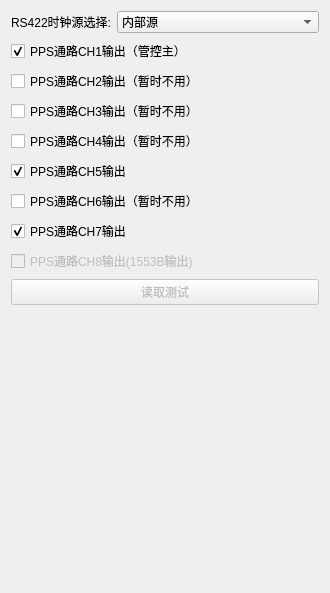
                 <widget class="QWidget" name="page">
                  <property name="geometry">
                   <rect>
                    <x>0</x>
                    <y>0</y>
                    <width>330</width>
                    <height>593</height>
                   </rect>
                  </property>
                  <attribute name="label">
                   <string> PPS分发配置</string>
                  </attribute>
                  <layout class="QVBoxLayout" name="verticalLayout_14">
                   <item>
                    <layout class="QFormLayout" name="formLayout_3">
                     <item row="0" column="0">
                      <widget class="QLabel" name="label_14">
                       <property name="text">
                        <string>RS422时钟源选择:</string>
                       </property>
                      </widget>
                     </item>
                     <item row="0" column="1">
                      <widget class="QComboBox" name="comboBox">
                       <property name="currentIndex">
                        <number>0</number>
                       </property>
                       <item>
                        <property name="text">
                         <string>内部源</string>
                        </property>
                       </item>
                       <item>
                        <property name="text">
                         <string>外部源</string>
                        </property>
                       </item>
                      </widget>
                     </item>
                    </layout>
                   </item>
                   <item>
                    <widget class="QCheckBox" name="checkBox_PPSch1">
                     <property name="text">
                      <string>PPS通路CH1输出（管控主）</string>
                     </property>
                     <property name="checked">
                      <bool>true</bool>
                     </property>
                    </widget>
                   </item>
                   <item>
                    <widget class="QCheckBox" name="checkBox_PPSch2">
                     <property name="enabled">
                      <bool>true</bool>
                     </property>
                     <property name="text">
                      <string>PPS通路CH2输出（暂时不用）</string>
                     </property>
                     <property name="checked">
                      <bool>false</bool>
                     </property>
                    </widget>
                   </item>
                   <item>
                    <widget class="QCheckBox" name="checkBox_PPSch3">
                     <property name="enabled">
                      <bool>true</bool>
                     </property>
                     <property name="text">
                      <string>PPS通路CH3输出（暂时不用）</string>
                     </property>
                     <property name="checked">
                      <bool>false</bool>
                     </property>
                    </widget>
                   </item>
                   <item>
                    <widget class="QCheckBox" name="checkBox_PPSch4">
                     <property name="enabled">
                      <bool>true</bool>
                     </property>
                     <property name="text">
                      <string>PPS通路CH4输出（暂时不用）</string>
                     </property>
                     <property name="checked">
                      <bool>false</bool>
                     </property>
                    </widget>
                   </item>
                   <item>
                    <widget class="QCheckBox" name="checkBox_PPSch5">
                     <property name="text">
                      <string>PPS通路CH5输出</string>
                     </property>
                     <property name="checked">
                      <bool>true</bool>
                     </property>
                    </widget>
                   </item>
                   <item>
                    <widget class="QCheckBox" name="checkBox_PPSch6">
                     <property name="enabled">
                      <bool>true</bool>
                     </property>
                     <property name="text">
                      <string>PPS通路CH6输出（暂时不用）</string>
                     </property>
                     <property name="checked">
                      <bool>false</bool>
                     </property>
                    </widget>
                   </item>
                   <item>
                    <widget class="QCheckBox" name="checkBox_PPSch7">
                     <property name="text">
                      <string>PPS通路CH7输出</string>
                     </property>
                     <property name="checked">
                      <bool>true</bool>
                     </property>
                    </widget>
                   </item>
                   <item>
                    <widget class="QCheckBox" name="checkBox_PPSch8">
                     <property name="enabled">
                      <bool>false</bool>
                     </property>
                     <property name="text">
                      <string>PPS通路CH8输出(1553B输出)</string>
                     </property>
                     <property name="checkable">
                      <bool>true</bool>
                     </property>
                     <property name="checked">
                      <bool>false</bool>
                     </property>
                    </widget>
                   </item>
                   <item>
                    <widget class="QPushButton" name="pushButtonxxx">
                     <property name="enabled">
                      <bool>false</bool>
                     </property>
                     <property name="text">
                      <string>读取测试</string>
                     </property>
                    </widget>
                   </item>
                   <item>
                    <spacer name="verticalSpacer_6">
                     <property name="orientation">
                      <enum>Qt::Vertical</enum>
                     </property>
                     <property name="sizeHint" stdset="0">
                      <size>
                       <width>20</width>
                       <height>40</height>
                      </size>
                     </property>
                    </spacer>
                   </item>
                  </layout>
                 </widget>
